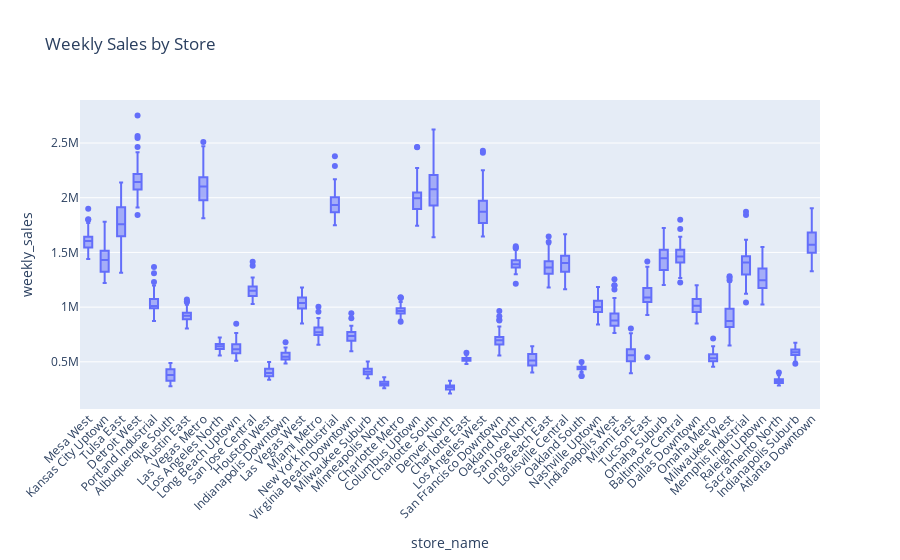

Notebook code for this chart:
### Code cell
fig_box = px.box(df, x='store_name', y='weekly_sales', title="Weekly Sales by Store")
fig_box.update_layout(xaxis_tickangle=-45)
fig_box.show()

### Figure 1 — Plotly figure (JSON) as saved in the notebook; plotly's stock layout.template omitted (floating-point values rounded to 4 significant figures; data arrays with more than 128 entries replaced by an {"elided": "..."} marker saying what was removed)
{"data": [{"alignmentgroup": "True", "hovertemplate": "store_name=%{x}<br>weekly_sales=%{y}<extra></extra>", "legendgroup": "", "marker": {"color": "#636efa"}, "name": "", "notched": false, "offsetgroup": "", "orientation": "v", "showlegend": false, "type": "box", "x": {"elided": "2565 str values"}, "x0": " ", "xaxis": "x", "y": {"elided": "2565 float values"}, "y0": " ", "yaxis": "y"}], "layout": {"boxmode": "group", "legend": {"tracegroupgap": 0}, "title": {"text": "Weekly Sales by Store"}, "xaxis": {"anchor": "y", "domain": [0, 1], "tickangle": -45, "title": {"text": "store_name"}}, "yaxis": {"anchor": "x", "domain": [0, 1], "title": {"text": "weekly_sales"}}}}
